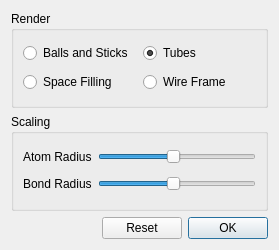
<?xml version="1.0" encoding="UTF-8"?>
<ui version="4.0">
 <class>EFPFragmentListConfigurator</class>
 <widget class="QDialog" name="EFPFragmentListConfigurator">
  <property name="geometry">
   <rect>
    <x>0</x>
    <y>0</y>
    <width>279</width>
    <height>250</height>
   </rect>
  </property>
  <property name="windowTitle">
   <string>Configure EFP Fragments</string>
  </property>
  <property name="sizeGripEnabled">
   <bool>false</bool>
  </property>
  <layout class="QVBoxLayout" name="verticalLayout">
   <item>
    <widget class="QGroupBox" name="groupBox">
     <property name="title">
      <string>Render</string>
     </property>
     <layout class="QGridLayout" name="gridLayout_2">
      <item row="0" column="0">
       <widget class="QRadioButton" name="ballsAndSticks">
        <property name="text">
         <string>Balls and Sticks</string>
        </property>
        <property name="checked">
         <bool>false</bool>
        </property>
       </widget>
      </item>
      <item row="0" column="1">
       <widget class="QRadioButton" name="tubes">
        <property name="text">
         <string>Tubes</string>
        </property>
        <property name="checked">
         <bool>true</bool>
        </property>
       </widget>
      </item>
      <item row="1" column="0">
       <widget class="QRadioButton" name="spaceFilling">
        <property name="text">
         <string>Space Filling</string>
        </property>
       </widget>
      </item>
      <item row="1" column="1">
       <widget class="QRadioButton" name="wireFrame">
        <property name="text">
         <string>Wire Frame</string>
        </property>
       </widget>
      </item>
     </layout>
    </widget>
   </item>
   <item>
    <widget class="QGroupBox" name="groupBox_2">
     <property name="title">
      <string>Scaling</string>
     </property>
     <layout class="QGridLayout" name="gridLayout">
      <item row="0" column="0">
       <widget class="QLabel" name="label_12">
        <property name="text">
         <string>Atom Radius</string>
        </property>
       </widget>
      </item>
      <item row="0" column="1">
       <widget class="QSlider" name="atomRadiusScale">
        <property name="minimum">
         <number>1</number>
        </property>
        <property name="maximum">
         <number>20</number>
        </property>
        <property name="pageStep">
         <number>1</number>
        </property>
        <property name="value">
         <number>10</number>
        </property>
        <property name="orientation">
         <enum>Qt::Horizontal</enum>
        </property>
       </widget>
      </item>
      <item row="1" column="0">
       <widget class="QLabel" name="label_13">
        <property name="text">
         <string>Bond Radius</string>
        </property>
       </widget>
      </item>
      <item row="1" column="1">
       <widget class="QSlider" name="bondRadiusScale">
        <property name="minimum">
         <number>1</number>
        </property>
        <property name="maximum">
         <number>20</number>
        </property>
        <property name="pageStep">
         <number>1</number>
        </property>
        <property name="value">
         <number>10</number>
        </property>
        <property name="orientation">
         <enum>Qt::Horizontal</enum>
        </property>
       </widget>
      </item>
     </layout>
    </widget>
   </item>
   <item>
    <layout class="QHBoxLayout" name="horizontalLayout_2">
     <item>
      <spacer name="horizontalSpacer_2">
       <property name="orientation">
        <enum>Qt::Horizontal</enum>
       </property>
       <property name="sizeHint" stdset="0">
        <size>
         <width>40</width>
         <height>20</height>
        </size>
       </property>
      </spacer>
     </item>
     <item>
      <widget class="QPushButton" name="resetButton">
       <property name="text">
        <string>Reset</string>
       </property>
      </widget>
     </item>
     <item>
      <widget class="QPushButton" name="okButton">
       <property name="text">
        <string>OK</string>
       </property>
       <property name="default">
        <bool>true</bool>
       </property>
      </widget>
     </item>
    </layout>
   </item>
  </layout>
 </widget>
 <resources/>
 <connections>
  <connection>
   <sender>okButton</sender>
   <signal>clicked()</signal>
   <receiver>EFPFragmentListConfigurator</receiver>
   <slot>close()</slot>
   <hints>
    <hint type="sourcelabel">
     <x>440</x>
     <y>281</y>
    </hint>
    <hint type="destinationlabel">
     <x>246</x>
     <y>163</y>
    </hint>
   </hints>
  </connection>
 </connections>
</ui>
